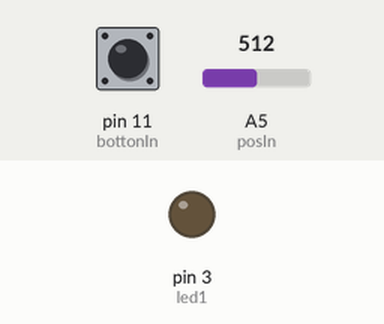
Recording of a sketch running on a simulated Arduino Uno, built with avr-gcc and run on an emulated ATmega328P. Shown: output pins drawn as LEDs (lit = HIGH). Dashed ring = blinking. The inputs (shaded band) are chosen by the test bench; at power-on: A5 (posIn) = 512, pin 11 (bottonIn) LOW.

Above: at 1.2 s.
1.3 s: A5 (posIn) set to 585
2.8 s: A5 (posIn) set to 609
At 3.6 s:
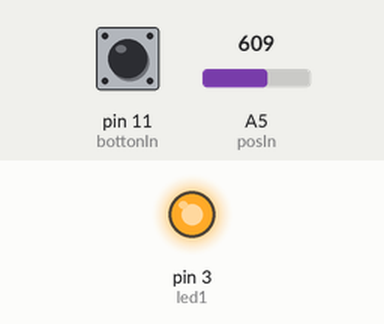
4.3 s: pin 11 (bottonIn) pulled HIGH for 3.2 s
At 8.2 s:
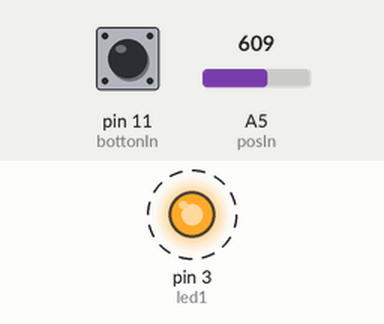
9.0 s: A5 (posIn) set to 590
At 9.5 s:
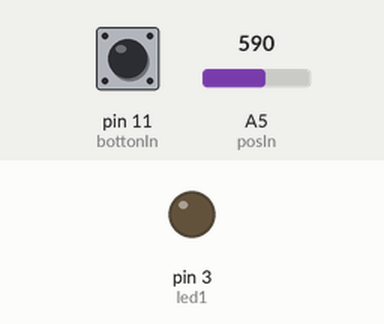
10.5 s: A5 (posIn) set to 610
At 11.8 s:
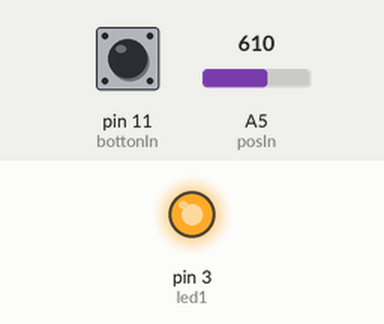
Timing chart, 0 to 13.0 s (numbered marks = the images above; inputs shaded):
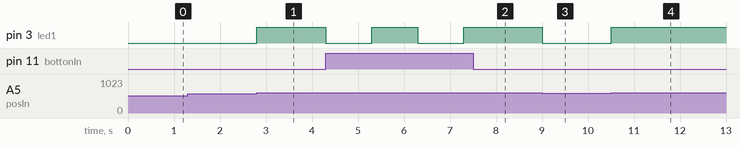

The sketch:

While.ino
```cpp
int led1 = 3;

int posIn = A5;
int posData;

int bottonIn = 11;
int bottonData;

void setup() {
  pinMode(led1, OUTPUT);
  pinMode(bottonIn, INPUT);
  Serial.begin(9600);
}

void loop() {
  posData = analogRead(posIn);
  bottonData = digitalRead(bottonIn);

  if(posData > 600){
    digitalWrite(led1, HIGH);

    while(bottonData == HIGH){
    digitalWrite(led1, LOW);
    delay(1000);
    digitalWrite(led1, HIGH);
    delay(1000);
    bottonData = digitalRead(bottonIn);
    }

  } else{
    digitalWrite(led1, LOW);
  }
}
```

Measured:
- the behaviour switches between 600 and 601 on A5 (posIn) (found by bisection; images 0 and 1)
- after the input at 1.3 s, every drawn part: stays the same
- after the input at 2.8 s, pin 3 (led1): LOW → HIGH at once
- after the input at 4.3 s, pin 3 (led1): alternates HIGH for 1.0 s and LOW for 1.0 s, starting at once
- after the input at 9.0 s, pin 3 (led1): HIGH → LOW at once
- after the input at 10.5 s, pin 3 (led1): LOW → HIGH at once
